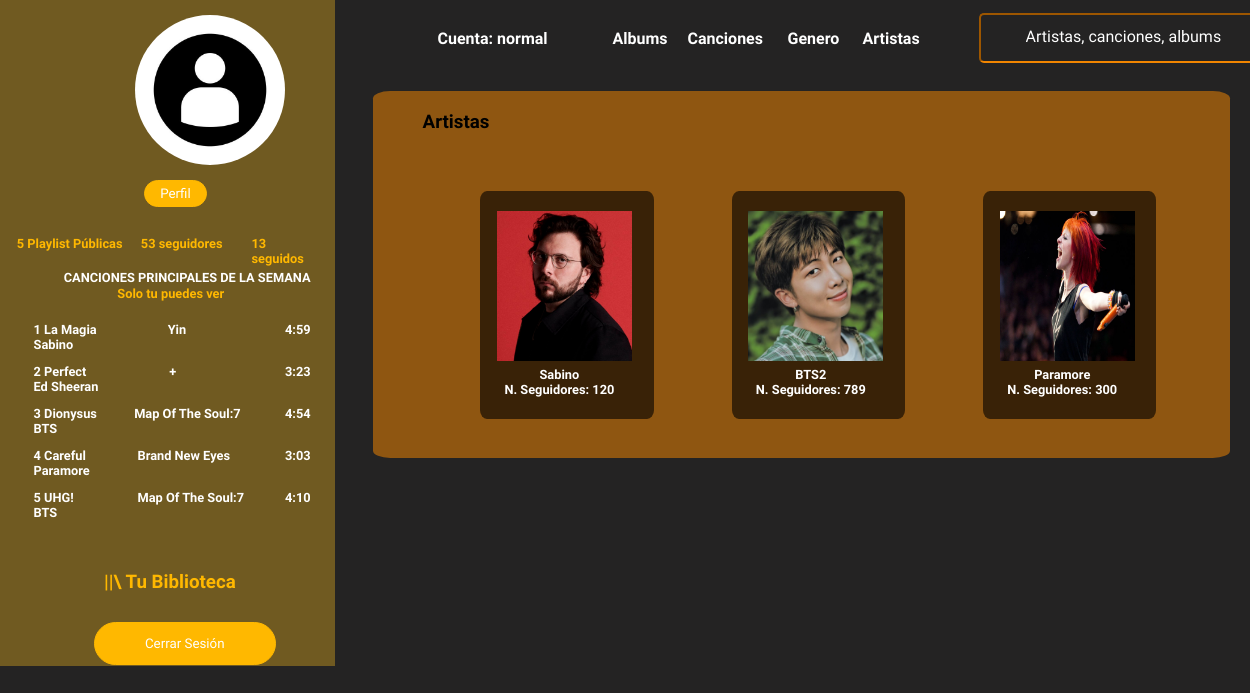
/artistas/ (signed in), run on the app's committed database.
### control_usuarios/models.py (models this page shows, shortened)
class User(AbstractUser):
    avatar = models.ImageField(upload_to='avatares/', default='avatares/logouser.jpg')
    desc = models.TextField(null=True, blank=True)
    num_tel = models.CharField(max_length = 20, null=True, blank=True)
    pais = models.CharField(max_length = 30)
    fecha_nac = models.DateField(default="2018-07-22")
    tipo_us = models.CharField(max_length = 30, default="normal")

### control_musica/models.py (models this page shows, shortened)
class Artistas(models.Model):
    artista = models.CharField(max_length = 50)
    seguidores = models.IntegerField(default=0)
    verificacion = models.BooleanField(default=False)
    foto = models.ImageField(upload_to='artistas/', default='albumes/default.jpg')

### control_musica/views.py (the view)
# urls.py: path('artistas/', views.artistas_view, name="artistas_view"),
@login_required
def artistas_view(request):
    artistas = Artistas.objects.all()
    return render(request, 'artistas.html', {'artistas':artistas})

### templates/artistas.html
{% extends 'Home.html' %}
{% block content %}
<div class="texto9">
    <h3>Artistas</h3>
</div>
<div class="cards">
    {% for Artista in artistas %}
    <div onclick="location.href = '/bar_albumes/{{Artista.pk}}'">
        <img src="{{ Artista.foto.url }}" id="imagenes_musica">
        <h5>{{ Artista.artista }}<br>N. Seguidores:  {{ Artista.seguidores}}</h5>
    </div>
    {% endfor %}
</div>
{% endblock %}

### templates/Home.html (shortened to what this page needs)
{% load static %}
<!DOCTYPE html>
<html lang="en">
<head>
    <link rel="stylesheet" type="text/css" href="../static/css/Estilos.css">
</head>
<body class="general4">
    <div class="Artistas" onclick="location.href = '/artistas'">
        <h4>Artistas</h4>
    </div>
    <div class="Genero" onclick="location.href = '/generos'">
        <h4>Genero</h4>
    </div>
    <div class="Canciones" onclick="location.href = '/canciones'">
        <h4>Canciones</h4>
    </div>
    <div class="Albums" onclick="location.href = '/home'">
        <h4>Albums</h4>
    </div>
    {% if user.tipo_us == "normal" %}
    <div class="Cuenta">
        <h4>Cuenta: {{user.tipo_us}}</h4>
    </div>
    {% endif %}
    <div class="box">
        <form method="post" action="{% url 'busqueda_view'%}">
        <div class="container-1">
            <input type="search" id="search" placeholder="Artistas, canciones, albums" name="search"/>
        </div>
        </form>
    </div>
    <div class="contenedor-menu">
        <div>
            <img src="{{ user.avatar.url }}" id="imagenes_menu">
        </div>
        <div class="Perfil">
            <button type="button" class="boton-perfil" onclick="location.href = '/change/{{user.id}}'">Perfil</button>
        </div>
        <div class="nom_user">
        </div>
        <div class="Playlist">
            <h5>5 Playlist Públicas</h5>
        </div>
        <div class="Seguidores">
            <h5>53 seguidores</h5>
        </div>
        <div class="Seguidos">
            <h5>13 seguidos</h5>
        </div>
        <div class="t1">
            <h5>CANCIONES PRINCIPALES DE LA SEMANA</h5>
        </div>
        <div class="t2">
            <h5>Solo tu puedes ver</h5>
        </div>
        <div class="tt1">
            <h5>1 La Magia<br>Sabino</h5>
        </div>
        <div class="tt2">
            <h5>2 Perfect<br>Ed Sheeran</h5>
        </div>
        <div class="tt3">
            <h5>3 Dionysus<br>BTS</h5>
        </div>
        <div class="tt4">
            <h5>4 Careful<br>Paramore</h5>
        </div>
        <div class="tt5">
            <h5>5 UHG!<br>BTS</h5>
        </div>
        <div class="tt6">
            <h5>Yin</h5>
        </div>
        <div class="tt7">
            <h5>+</h5>
        </div>
        <div class="tt8">
            <h5>Map Of The Soul:7</h5>
        </div>
        <div class="tt9">
            <h5>Brand New Eyes</h5>
        </div>
        <div class="tt10">
            <h5>Map Of The Soul:7</h5>
        </div>
        <div class="tt11">
            <h5>4:59</h5>
        </div>
        <div class="tt12">
            <h5>3:23</h5>
        </div>
        <div class="tt13">
            <h5>4:54</h5>
        </div>
        <div class="tt14">
            <h5>3:03</h5>
        </div>
        <div class="tt15">
            <h5>4:10</h5>
        </div>
        <div class="Biblioteca">
            <h3>||\ Tu Biblioteca</h3>
        </div>
        <div class="Cerrar-Sesion">
            <button onclick="location.href = '/logout'">Cerrar Sesión</button>
        </div>
    </div>
    <div class="contenedor-musica">
        {% block content %}
        {% endblock %}
    </div>
</body>
</html>

### data on the page
User: tipo_us "normal", avatar (picture)
Artistas: foto (picture), artista "Sabino", seguidores "120"
Artistas: foto (picture), artista "BTS2", seguidores "789"
Artistas: foto (picture), artista "Paramore", seguidores "300"
